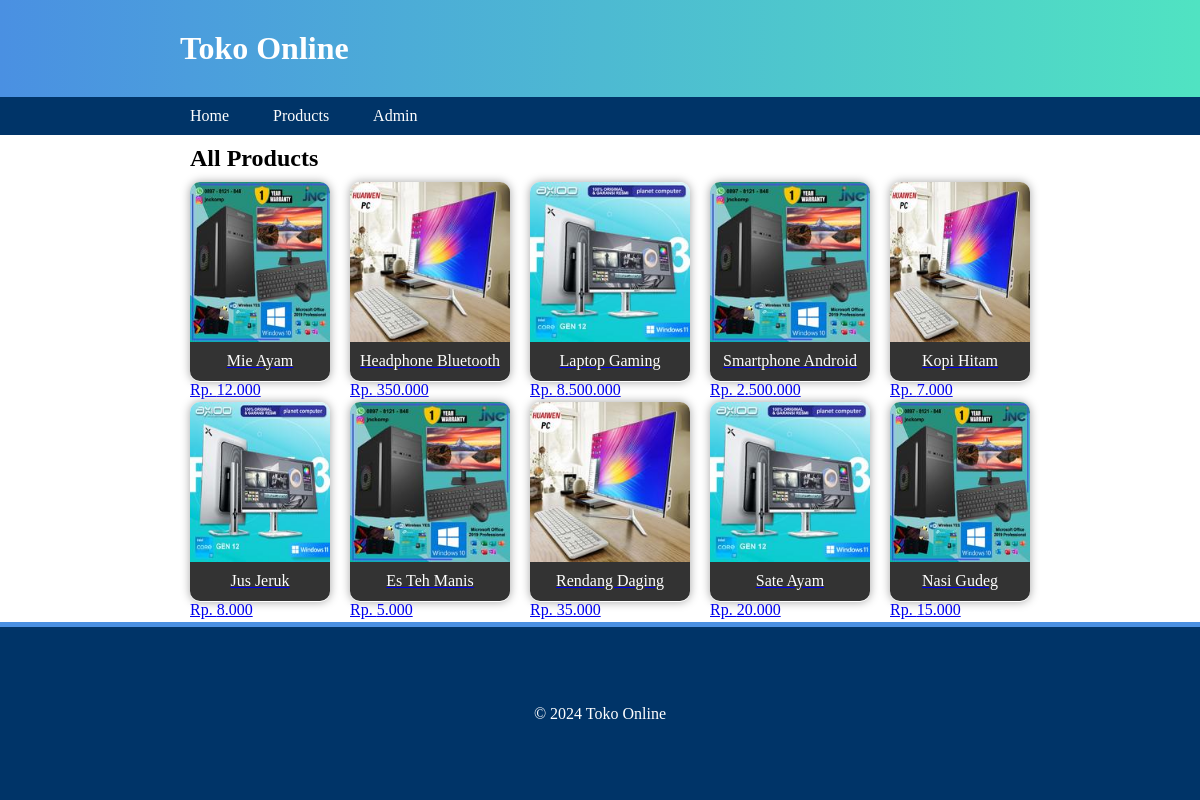
/products.php, run on the app's committed database.
### tables this page shows
CREATE TABLE `produk` (
  `id` int NOT NULL AUTO_INCREMENT,
  `nama` varchar(255) NOT NULL,
  `kategori` enum('makanan','minuman','elektronik') NOT NULL,
  `deskripsi` text,
  `jumlah` int NOT NULL DEFAULT '0',
  `harga` decimal(10,2) NOT NULL,
  `gambar` varchar(255) DEFAULT NULL,
  PRIMARY KEY (`id`)
);

### products.php (the view, shortened to what this page needs)
<!DOCTYPE html>
<html lang="en">
<head>
    <link rel="stylesheet" href="css/style.css">
</head>
<body>
    <div class="header">
        <div class="container">
            <h1>Toko Online</h1>
        </div>
    </div>
    <div class="menu">
        <div class="container">
            <ul>
                <li><a href="index.php">Home</a></li>
                <li><a href="products.php">Products</a></li>
                <li><a href="admin/index.php">Admin</a></li>
            </ul>
        </div>
    </div>
    <div class="content">
        <div class="container">
            <div class="row">
                <div class="best-seller">
                    <h2>All Products</h2>
                    <div class="products">
                        <?php
                        include "koneksi.php";
                        $sql = "SELECT*FROM produk ORDER BY id DESC";
                        $query = mysqli_query($koneksi, $sql);
                        while ($data = mysqli_fetch_array($query)) {
                        ?>
                            <a href="pages/detail-produk.php?id=<?= $data['id'] ?>">
                                <div class="product-item">
                                    <img class="img-product" src="products/<?= $data['gambar'] ?>" alt="<?= $data['nama'] ?>">
                                    <div class="name-product"><?= $data['nama'] ?></div>
                                    <div class="price-product">Rp. <?= number_format($data['harga'], 0, ',', '.') ?></div>
                                </div>
                            </a>
                        <?php
                        }
                        ?>
                    </div>
                </div>
            </div>
        </div>
    </div>
    <div class="footer">
        <div class="container">
            <p>&copy; 2024 Toko Online</p>
        </div>
    </div>
</body>
</html>

### css/style.css (style rules this page uses)
* { margin: 0; }
html, body { height: 100%; }
body { display: flex; flex-direction: column; min-height: 100vh; }
.container { width: 70%; margin: auto; }
.header { background-image: linear-gradient(to right, #4a90e2, #50e3c2); padding-top: 30px; padding-bottom: 30px; color: white; }
.menu { background-color: #003468; padding-top: 10px; padding-bottom: 10px; }
.menu ul { list-style: none; margin-left: -40px; }
.menu ul li { display: inline; margin-right: 20px; padding: 10px; }
.menu ul li a { color: white; text-decoration: none; }
.row { width: 100%; padding-left: 10px; }
.img-banner, .img-product { width: 100%; height: 100%; }
.best-seller { margin-top: 10px; }
.products { margin-top: 10px; display: grid; grid-template-columns: auto auto auto auto auto; gap: 20px; }
.product-item { width: 100%; height: 200px; border-radius: 10px; box-shadow: 0px 0px 10px 0px rgb(165, 165, 165); }
.product-item .name-product { width: 100%; height: 20%; background-color: #333; text-align: center; margin-top: -5px; color: #ffffff; border-radius: 0px 0px 10px 10px; display: flex; justify-content: center; align-items: center; }
.product-item .img-product { width: 100%; height: 80%; border-radius: 10px 10px 0px 0px; }
.footer { background-color: #003468; color: white; text-align: center; padding: 50px; margin-top: 20px; height: 100%; display: flex; align-items: center; border-top: solid 5px #4a90e2; }

### data on the page
produk: gambar (picture), nama "Mie Ayam", harga "12.000"
produk: gambar (picture), nama "Headphone Bluetooth", harga "350.000"
produk: gambar (picture), nama "Laptop Gaming", harga "8.500.000"
produk: gambar (picture), nama "Smartphone Android", harga "2.500.000"
produk: gambar (picture), nama "Kopi Hitam", harga "7.000"
produk: gambar (picture), nama "Jus Jeruk", harga "8.000"
produk: gambar (picture), nama "Es Teh Manis", harga "5.000"
produk: gambar (picture), nama "Rendang Daging", harga "35.000"
produk: gambar (picture), nama "Sate Ayam", harga "20.000"
produk: gambar (picture), nama "Nasi Gudeg", harga "15.000"
